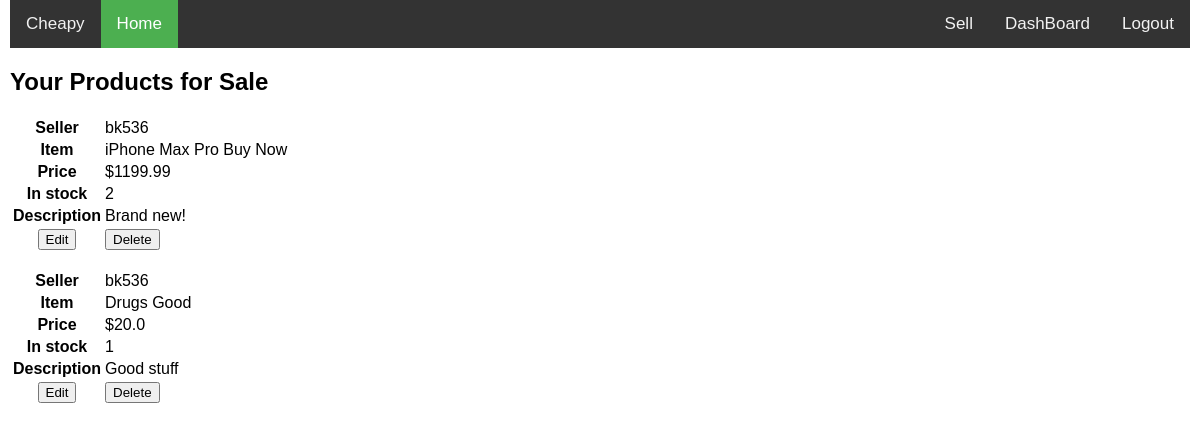
Page /dashboard (signed in) on the earlier database version.
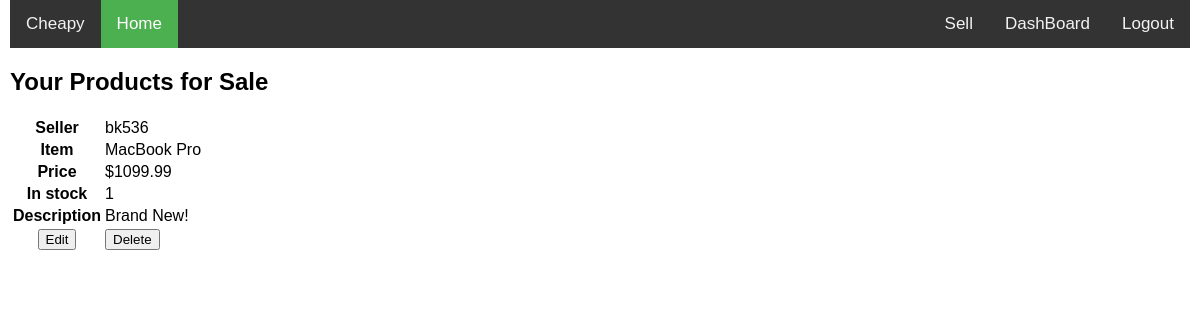
Same page on the later database version.
### app/models.py (models this page shows, shortened)
class Product(db.Model):
    id = db.Column(db.Integer, primary_key=True)
    name = db.Column(db.String(40), index=True)
    price = db.Column(db.Float)
    quantity = db.Column(db.Integer)
    description = db.Column(db.String(400))
    user_id = db.Column(db.Integer, db.ForeignKey('user.id'))

class User(UserMixin, db.Model):
    id = db.Column(db.Integer, primary_key=True)
    firstName = db.Column(db.String(64))
    lastName = db.Column(db.String(64))
    username = db.Column(db.String(64), index=True, unique=True)
    email = db.Column(db.String(120), index=True, unique=True)
    dob = db.Column(db.String(10))
    password_hash = db.Column(db.String(128))
    products = db.relationship('Product', backref='seller', lazy='dynamic')

### app/routes.py (the view)
@app.route('/dashboard')
@login_required
def dashboard():
    products = Product.query.filter_by(user_id=current_user.id).all()
    return render_template('dashboard.html', title='DashBoard', products=products)

### app/models.py (called while the page is built)
@login.user_loader
def load_user(id):
    return User.query.get(int(id))

### app/templates/dashboard.html (shortened to what this page needs)
{% extends "base.html" %}
{% block content %}
    <h2>Your Products for Sale</h2>
    {% for product in products %}
    <table class="table table-striped">
        <tr>
            <th>Seller</th>
            <td>{{ product.seller.username }}</td>
        </tr>
        <tr>
            <th>Item</th>
            <td>{{ product.name }}</td>
        </tr>
        <tr>
            <th>Price</th>
            <td>${{product.price}}</td>
        </tr>
        <tr>
            <th>In stock</th>
            <td>{{product.quantity}}</td>
        </tr>
        <tr>
            <th>Description</th>
            <td>{{product.description }}</td>
        </tr>
        <tr>
            <th> <form action="{{url_for('edit', product_id=product.id)}}" method="post">
                <input type="submit" value="Edit" class="btn btn-default pull-right">
              </form>
            </th>
            <td><form action="{{url_for('delete', product_id=product.id)}}" method="post">
                <input type="submit" value="Delete" class="btn btn-danger">
              </form>
            </td>
        </tr>
    </table>
    {% endfor %}
{% endblock %}

### app/templates/base.html (shortened to what this page needs)
<html>
    <head>
    </head>
    <body>
        <div class = 'topnav'>
            <a href="#">Cheapy</a>
            <a class="active" href="{{ url_for('index') }}">Home</a>
            <div class="topnav-right">
                {% if current_user.is_anonymous %}
                <a href="{{ url_for('login') }}">Login</a>
                {% else %}
                <a href="{{ url_for('sell') }}">Sell</a>
                <a href="{{ url_for('dashboard') }}">DashBoard</a>
                <a href="{{ url_for('logout') }}">Logout</a>
                {% endif %}
            </div>
        </div>
        {% block content %}{% endblock %}
    </body>
</html>

### app/templates/base.html (style rules this page uses)
body { margin: 10px; margin-top: 0; font-family: Arial, Helvetica, sans-serif; }
.topnav { overflow: hidden; background-color: #333; }
.topnav a { float: left; color: #f2f2f2; text-align: center; padding: 14px 16px; text-decoration: none; font-size: 17px; }
.topnav a.active { background-color: #4CAF50; color: white; }
.topnav-right { float: right; }

Differences in the rows shown:
removed Product: seller.username "bk536", name "iPhone Max Pro Buy Now", price "1199.99", quantity "2", description "Brand new!"
removed Product: seller.username "bk536", name "Drugs Good", price "20.0", quantity "1", description "Good stuff"
added Product: seller.username "bk536", name "MacBook Pro", price "1099.99", quantity "1", description "Brand New!"
